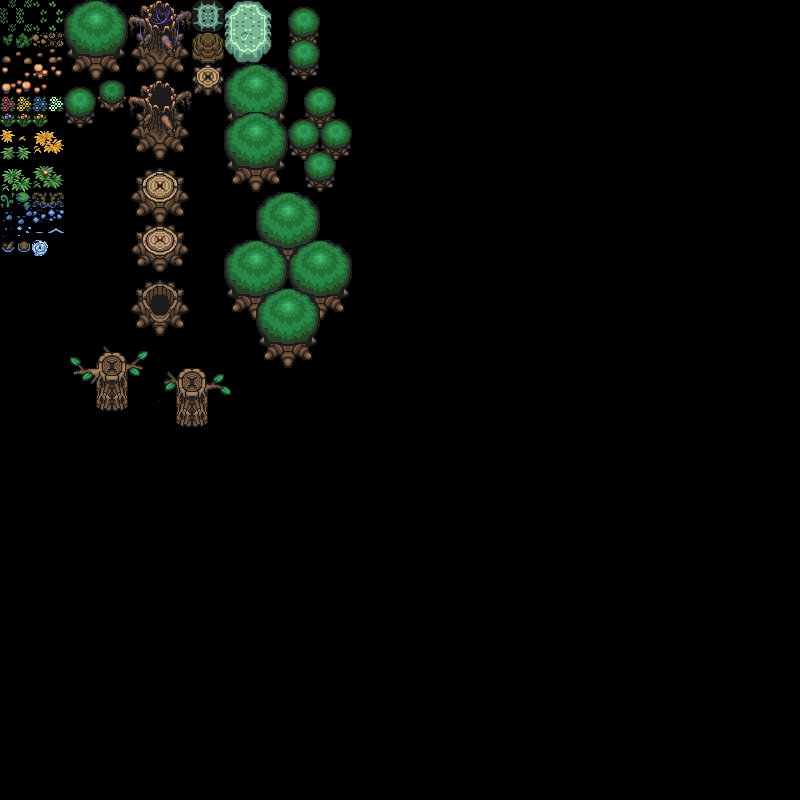

Rendered tile map (Tiled .tmx) drawn with the repository's tilesets; below, a short description and the map source with its tile grids summarised:
An orthogonal 50x50 tile map with 16x16 px tiles, 1 tile layer (5), 8 hidden layers not drawn, 10 tilesets.

<map version="1.0" orientation="orthogonal" width="50" height="50" tilewidth="16" tileheight="16">
 <tileset firstgid="1" name="1" tilewidth="16" tileheight="16">
  <image source="../tileset/v1.1/1.png" width="800" height="800" />
 </tileset>
 <tileset firstgid="2501" name="2" tilewidth="16" tileheight="16">
  <image source="../tileset/v1.1/2.png" width="800" height="800" />
 </tileset>
 <tileset firstgid="5001" name="3" tilewidth="16" tileheight="16">
  <image source="../tileset/v1.1/3.png" width="800" height="800" />
 </tileset>
 <tileset firstgid="7501" name="4" tilewidth="16" tileheight="16">
  <image source="../tileset/v1.1/4.png" width="800" height="800" />
 </tileset>
 <tileset firstgid="10001" name="5" tilewidth="16" tileheight="16">
  <image source="../tileset/v1.1/5.png" width="800" height="800" />
 </tileset>
 <tileset firstgid="12501" name="6" tilewidth="16" tileheight="16">
  <image source="../tileset/v1.1/6.png" width="800" height="800" />
 </tileset>
 <tileset firstgid="15001" name="7" tilewidth="16" tileheight="16">
  <image source="../tileset/v1.1/7.png" width="800" height="800" />
 </tileset>
 <tileset firstgid="17501" name="8" tilewidth="16" tileheight="16">
  <image source="../tileset/v1.1/8.png" width="800" height="800" />
 </tileset>
 <tileset firstgid="20001" name="9" tilewidth="16" tileheight="16">
  <image source="../tileset/v1.1/9.png" width="800" height="800" />
 </tileset>
 <tileset firstgid="22501" name="X" tilewidth="16" tileheight="16">
  <image source="../tileset/extra.png" width="64" height="80" />
 </tileset>
 <layer name="9" width="50" height="50" visible="0">
  <data>[2500 cells, 2496 non-empty, 2496 distinct tile ids]</data>
 </layer>
 <layer name="8" width="50" height="50" visible="0">
  <data>[2500 cells, 2350 non-empty, 2350 distinct tile ids]</data>
 </layer>
 <layer name="7" width="50" height="50" visible="0">
  <data>[2500 cells, 2009 non-empty, 2009 distinct tile ids]</data>
 </layer>
 <layer name="6" width="50" height="50" visible="0">
  <data>[2500 cells, 2300 non-empty, 2300 distinct tile ids]</data>
 </layer>
 <layer name="5" width="50" height="50">
  <data>[2500 cells, 2235 non-empty, 2235 distinct tile ids]</data>
 </layer>
 <layer name="4" width="50" height="50" visible="0">
  <data>[2500 cells, 2352 non-empty, 2352 distinct tile ids]</data>
 </layer>
 <layer name="3" width="50" height="50" visible="0">
  <data>[2500 cells, 2400 non-empty, 2400 distinct tile ids]</data>
 </layer>
 <layer name="2" width="50" height="50" visible="0">
  <data>[2500 cells, 2494 non-empty, 2490 distinct tile ids]</data>
 </layer>
 <layer name="1" width="50" height="50" visible="0">
  <data>[2500 cells, 1914 non-empty, 1819 distinct tile ids]</data>
 </layer>
</map>
